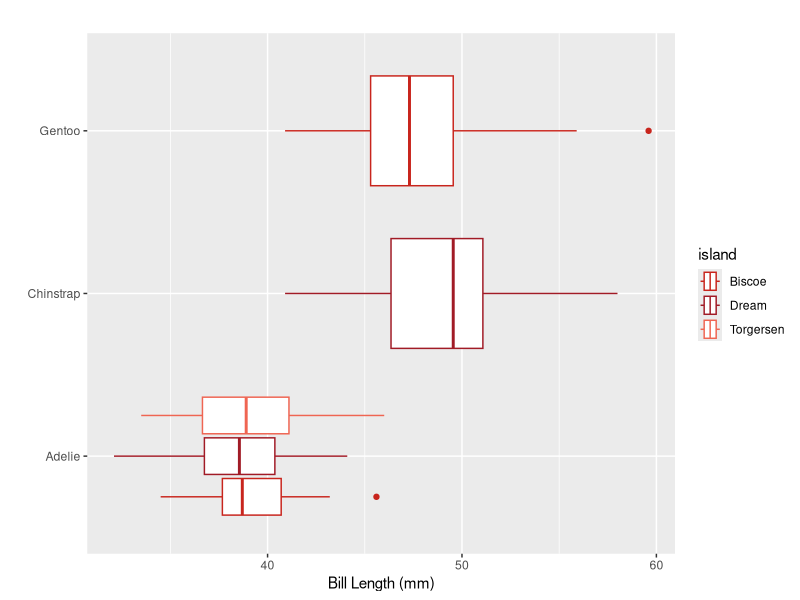
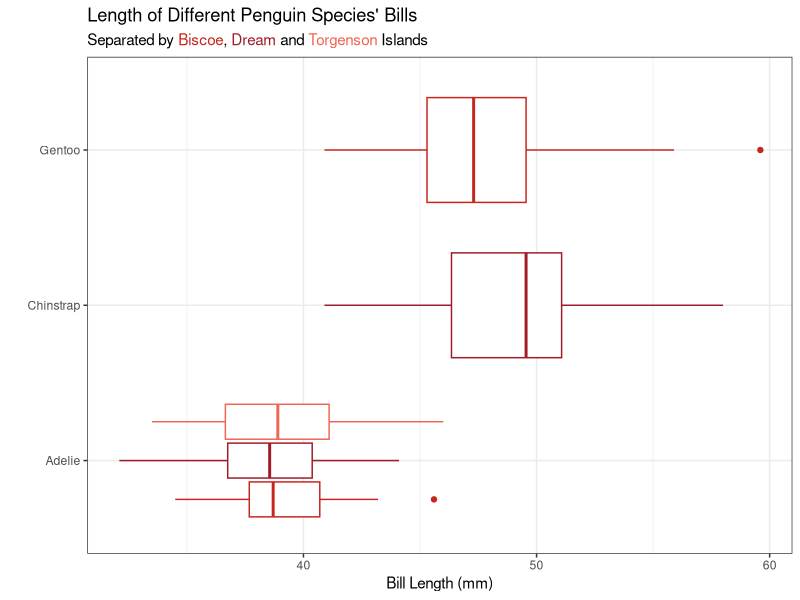

The R script that drew these images, in order:
## ---- chunk 1
#| include: false
#| label: set-up

library(tidyverse)
library(fontawesome)
library(palmerpenguins)
library(ggtext)

## ---- chunk 2
#| echo: true
#| label: example-manual-colors

untitled_red <- c("#c8251d", "#a11b26", "#ef6552")

## ---- chunk 3
#| label: example-color-specification
#| warning: false
#| echo: true

ggplot(data = penguins, 
       mapping = aes(x = bill_length_mm, y = species, color = island)
       ) +
  geom_boxplot() +
  scale_color_manual(values = untitled_red) +
  labs(x = "Bill Length (mm)", 
       y = "", 
       title = "", 
       legend = "Island")
## ---- chunk 4
#| echo: true
#| label: html-subtitle

ggplot(data = penguins, 
       mapping = aes(x = bill_length_mm, y = species, color = island)
       ) +
  geom_boxplot() +
  scale_color_manual(values = untitled_red) +
  labs(x = "Bill Length (mm)", 
       y = "", 
       title = "Length of Different Penguin Species' Bills", 
       subtitle = "Separated by <span style='color: #c8251d;'>Biscoe</span>, <span style='color:  #a11b26;'>Dream</span> and <span style='color: #ef6552;'>Torgenson</span> Islands") +
  theme_bw() +
  theme(
    legend.position = "none", 
    plot.subtitle = element_markdown()
    )
 
